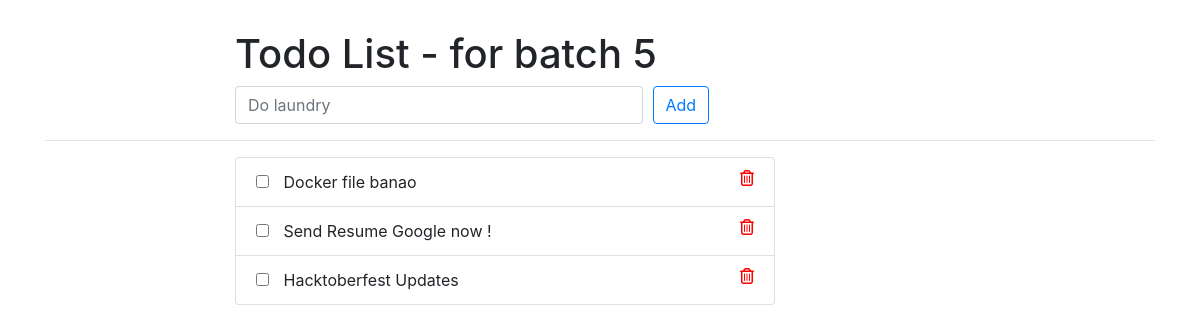
Page /todos/ on the earlier database version.
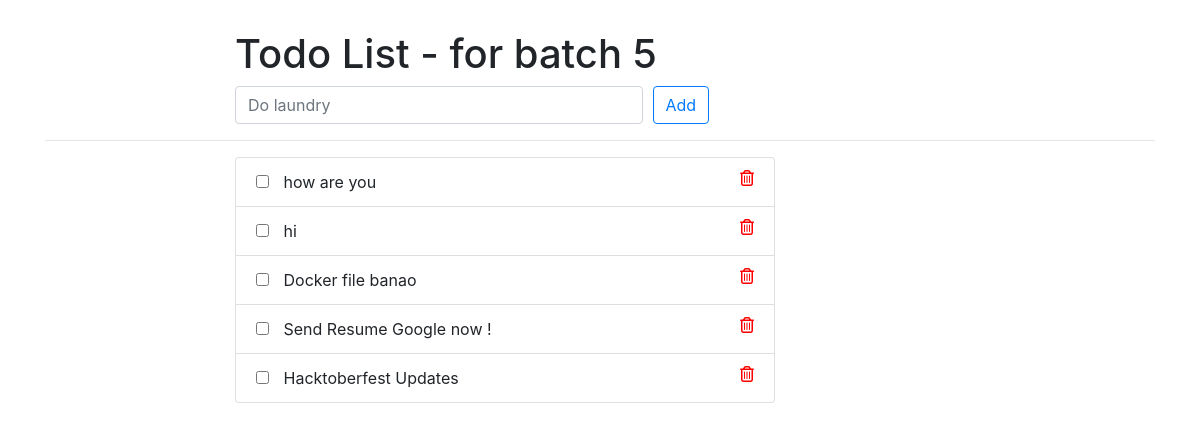
Same page on the later database version.
### todos/models.py (models this page shows, shortened)
class Todo(models.Model):
    title = models.CharField(max_length=100)
    created_at = models.DateTimeField('Created', auto_now_add=True)
    update_at = models.DateTimeField('Updated', auto_now=True)
    isCompleted = models.BooleanField(default=False)

### todos/views.py (the view)
# urls.py: path('', views.IndexView.as_view(), name='index'),
class IndexView(generic.ListView):
    template_name = 'todos/index.html'
    context_object_name = 'todo_list'
    def get_queryset(self):
        return Todo.objects.order_by('-created_at')

### todos/templates/todos/index.html (shortened to what this page needs)
{% extends 'todos/base.html' %}
{% block content %}
<div class="container">
  <div class="row">
    <div class="offset-md-2 col-lg-9">
      <div class="page-header">
        <h1>
          Todo List - for batch 5
        </h1>
      </div>
    </div>
  </div>
  <div class="row">
    <div class="offset-md-2 col-lg-9">
      <form method="post" action="{% url 'todos:add' %}">
        <div class="form-row">
          <div class="col-md-6">
            <input type="text" class="form-control" name="title" placeholder="Do laundry" required>
          </div>
          <div class="col-md-6">
            <button type="submit" name="submit" class="btn btn-outline-primary">
              Add
            </button>
          </div>
        </div>
      </form>
    </div>
  </div>
  <hr />
  <div class="row">
    <div class="offset-md-2 col-lg-6">
      <div class="list-group">
        {% for todo in todo_list %}
        <div class="list-group-item {% if todo.isCompleted %} todo-complete {% endif %}">
          <form style="display: inline;" method="post" action="{% url 'todos:update' todo.id %}">
            <input type="checkbox" name="isCompleted" onchange="this.form.submit()"  class="todo-status-checkbox"
              title="{% if not todo.isCompleted %} mark as done {% else %} mark undone {% endif %}">
          </form>
          {{ todo.title }}
          <a href="{% url 'todos:delete' todo.id %}" title="Delete">
            <i class="far fa-trash-alt"></i>
          </a>
        </div>
        {% endfor %}
      </div>
    </div>
  </div>
</div>
{% endblock %}

### todos/templates/todos/base.html (shortened to what this page needs)
{% load static %}
<!doctype html>
<html lang="en">
  <head>
    <link rel="stylesheet" href="https://stackpath.bootstrapcdn.com/bootstrap/4.4.1/css/bootstrap.min.css">
    <link rel="stylesheet" href="{% static 'css/style.css' %}">
  </head>
  <body>
    {% block content %}
    {% endblock %}
  </body>
</html>

### staticfiles/css/style.css (style rules this page uses)
.page-header { margin-top: 30px; }
.fa-trash-alt { color: red; float: right; cursor: pointer; }
.todo-status-checkbox { cursor: pointer; margin-right: 10px; }

Differences in the rows shown:
added Todo: title "how are you"
added Todo: title "hi"
